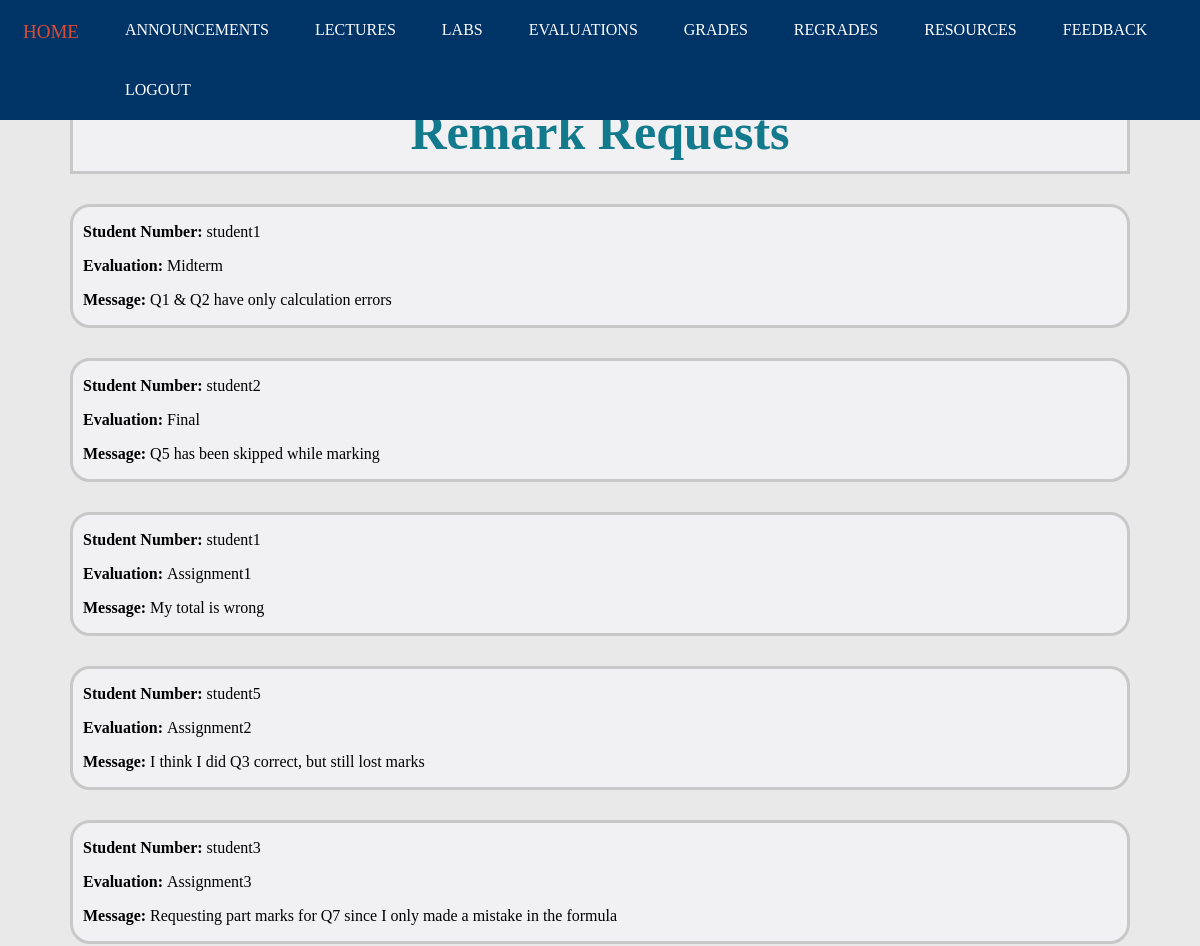
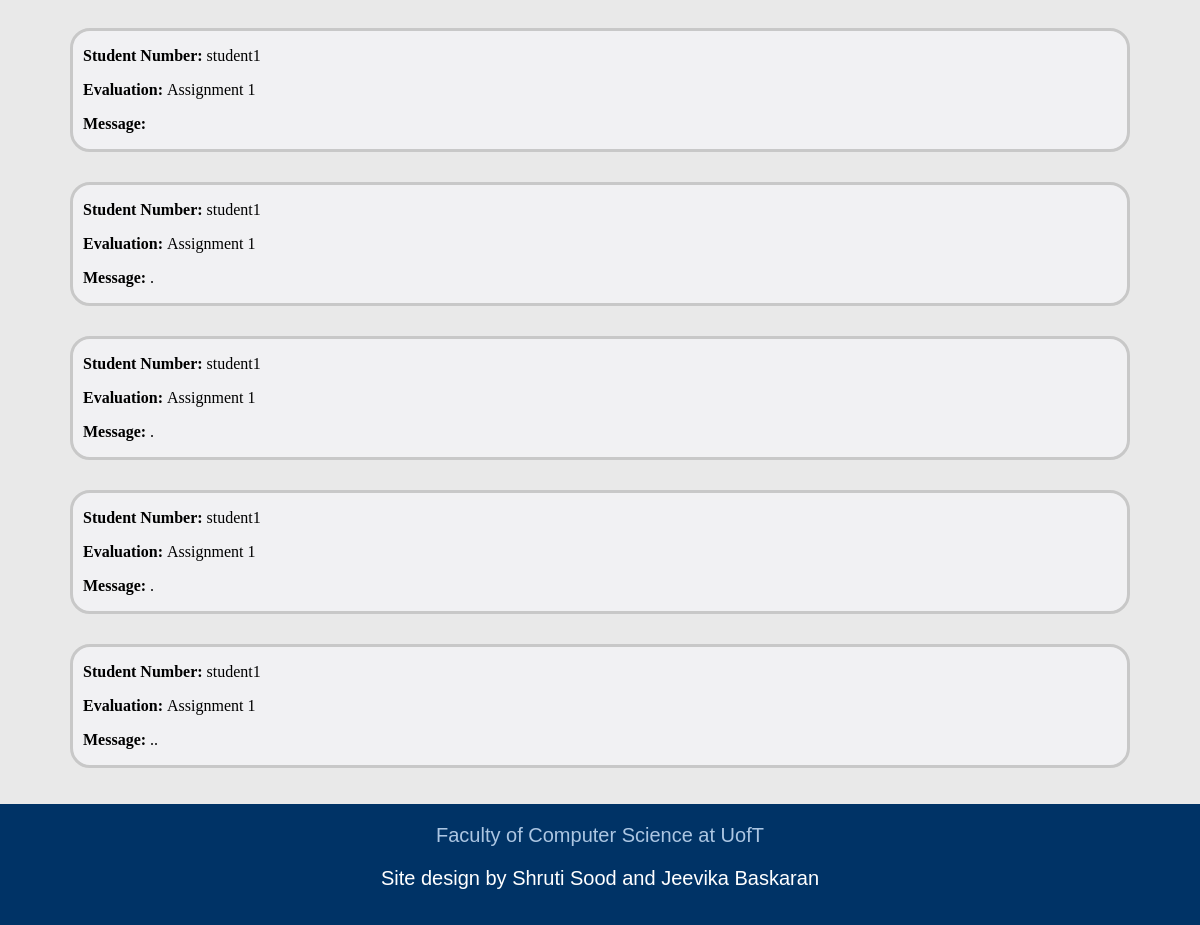
Before: /regrades_i.html (signed in) with the older database file (2 pictures, top to bottom).
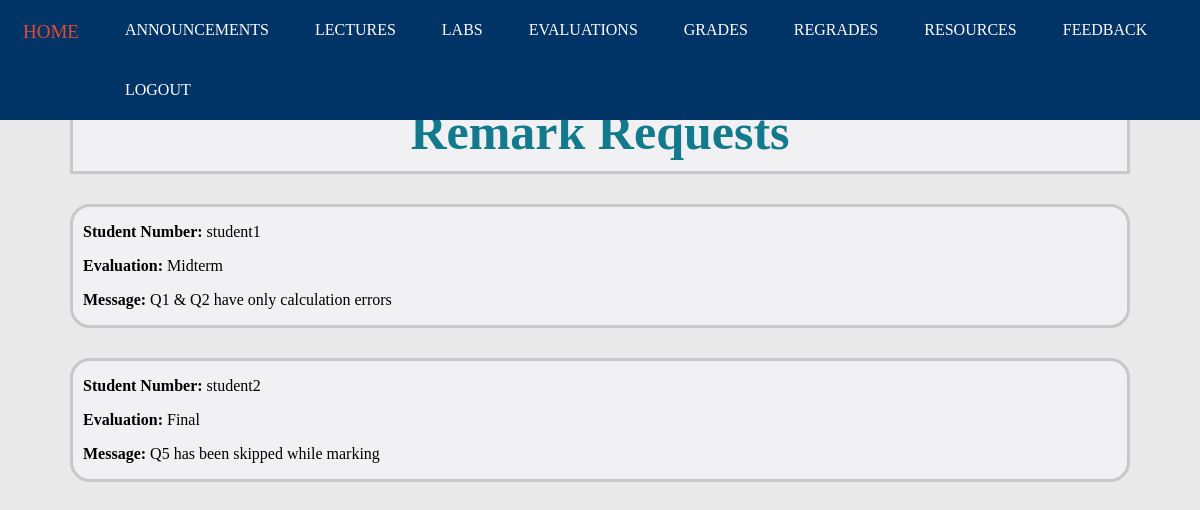
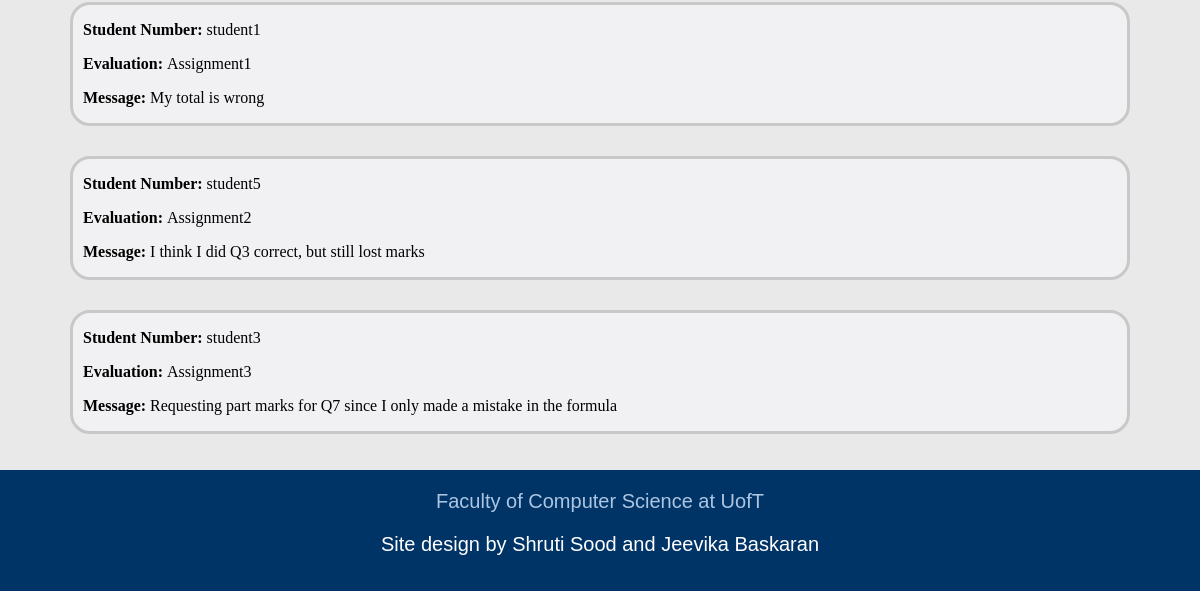
After: the same page with the newer database file (2 pictures, top to bottom).
### tables this page shows
CREATE TABLE "RemarkRequests" (
	"UtorID"	TEXT,
	"Evaluation"	TEXT,
	"Reason"	TEXT
);

### app.py (the view)
@app.route('/regrades_i.html')
def regrades_i():
    if session.get('current_login') == None:
        return render_template('login.html')
    else:
        sql = """ SELECT * FROM RemarkRequests """
        requests = db.engine.execute(text(sql))
        return render_template('regrades_i.html', requests = requests)

### templates/regrades_i.html (shortened to what this page needs)
<!DOCTYPE html>
<html>
<head>
	<link rel="stylesheet" type="text/css" href="static/StyleSheets/regrades_i.css">
	<link rel="stylesheet" type="text/css" href="static/StyleSheets/headerfooter.css">
</head>
<body>
	<div class = "navbar">
		<a href="index_i.html">HOME</a>
		<a href="announcements_i.html">ANNOUNCEMENTS</a>
		<a href="lectures_i.html">LECTURES</a>
		<a href="labs_i.html">LABS</a>
		<a href="evaluations_i.html">EVALUATIONS</a>
		<a href="grades_i.html">GRADES</a>
		<a href="regrades_i.html">REGRADES</a>
		<a href="resources_i.html">RESOURCES</a>
		<a href="feedback_i.html">FEEDBACK</a>
		<a href="logout">LOGOUT</a>
	</div>
	<div class = "title">
		<section class="title_sec">
			<h1>Remark Requests</h1>
		</section>
	</div>
	{% for request in requests %}
	<div class = "requests">
		<section class="request">
			<p><strong>Student Number:</strong> {{ request['UtorID'] }} </p>
			<p><strong>Evaluation: </strong> {{ request['Evaluation'] }}</p>
			<p> <strong>Message: </strong> {{ request['Reason'] }} <p>
		</section>
	</div>
	{% endfor %}
	<br><br>
	<div class = "footer">
		<a href="https://web.cs.toronto.edu/" target="_blank">Faculty of Computer Science at UofT</a>
		<p>Site design by Shruti Sood and Jeevika Baskaran</p>
	</div>
</body>
</html>

### static/StyleSheets/regrades_i.css (style rules this page uses)
.title { margin-top: 90px; background-color: #F1F1F3; margin-left: 70px; margin-right: 70px; }
.title_sec { padding-left: 10px; padding-right: 10px; border: solid; border-color: #C8C8C8; display: block; }
.title_sec h1 { color: #127a8c; font-size: 50px; text-align: center; margin:10px; }
.requests { margin-top: 30px; margin-left: 70px; margin-right: 70px; }
.request { padding-left: 10px; padding-right: 10px; border: solid; border-color: #C8C8C8; display: block; border-radius: 20px; background-color: #F1F1F3; }

### static/StyleSheets/headerfooter.css (style rules this page uses)
body { margin:0px; border:0px; padding:0px; background-color: #E9E9E9; }
.navbar { background-color: #003366; position: fixed; top: 0; overflow: hidden; width: 100%; }
.navbar a { float: left; color: white; text-align: center; padding: 21px 23px; text-decoration: none; font-size: 16px; }
.footer { background-color: #003366; overflow: hidden; min-height: 12vh; padding-top: 20px; padding-bottom: 5px; font-family:'Poppins', sans-serif; text-align: center; }
.footer a { color: #ACC6E2; padding-top: : 20px; text-decoration: none; font-size: 20px; }
.footer p { color: white; font-size: 20px; }

Changed rows visible on the page:
removed RemarkRequests: UtorID "student1", Evaluation "Assignment 1"
removed RemarkRequests: UtorID "student1", Evaluation "Assignment 1", Reason "."
removed RemarkRequests: UtorID "student1", Evaluation "Assignment 1", Reason "."
removed RemarkRequests: UtorID "student1", Evaluation "Assignment 1", Reason "."
removed RemarkRequests: UtorID "student1", Evaluation "Assignment 1", Reason ".."
